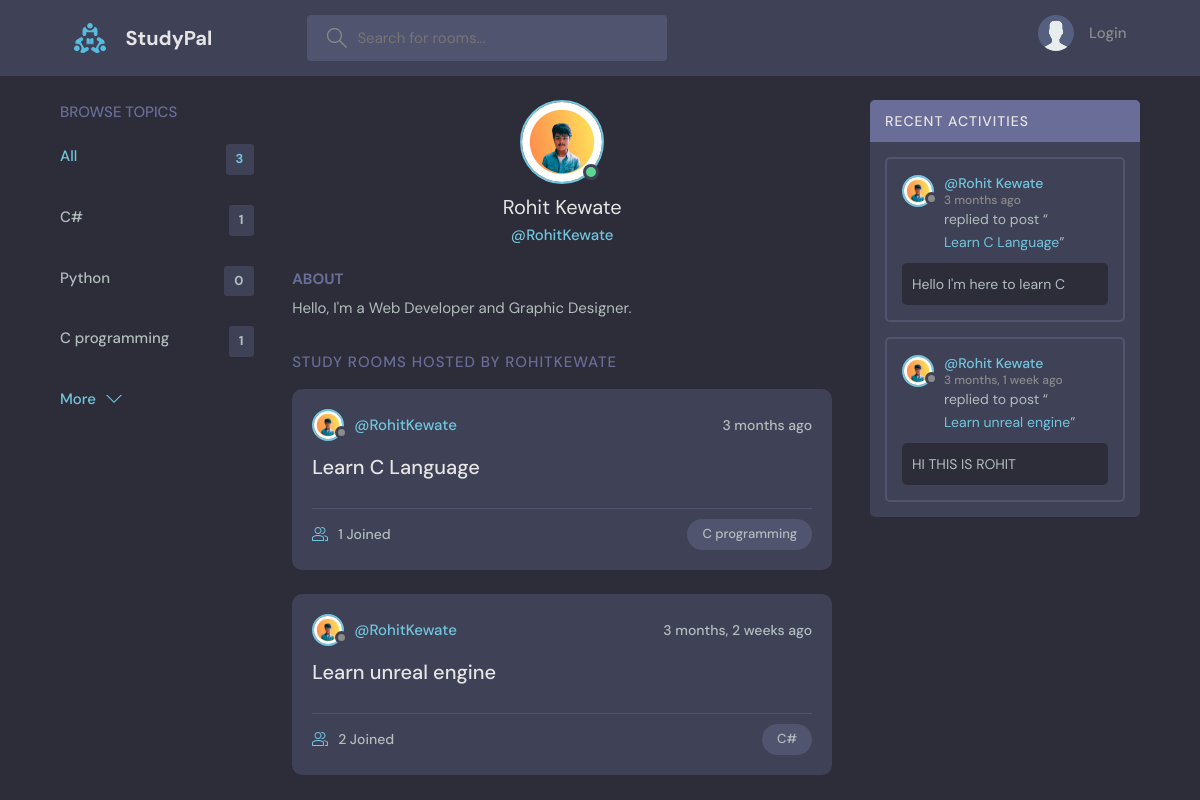
Page /profile/1/ on the committed database.
### base/models.py (models this page shows, shortened)
class Topic(models.Model):
    name= models.CharField(max_length=200)

class User(AbstractUser):
    name = models.CharField(max_length=200, null=True)
    email = models.EmailField(unique=True, null=True)
    bio = models.TextField(null=True)
    avatar = models.ImageField(null= True, default="avatar.svg",upload_to ='images/')
    USERNAME_FIELD = 'email'
    REQUIRED_FIELDS = []

class Room(models.Model):
    host = models.ForeignKey(User, on_delete=models.SET_NULL, null=True)
    topic = models.ForeignKey(Topic, on_delete=models.SET_NULL, null=True)
    name= models.CharField(max_length=200)
    description = models.TextField(null=True, blank=True)
    participants = models.ManyToManyField(User,related_name='participants', blank=True)
    updated = models.DateTimeField(auto_now=True)
    created = models.DateTimeField(auto_now_add=True)
    class Meta:
        ordering = ['-updated', 'created']
    def __str__(self):
        return self.name

class Message(models.Model):
    user = models.ForeignKey(User, on_delete=models.CASCADE)
    room = models.ForeignKey(Room, on_delete=models.CASCADE)
    body = models.TextField()
    updated = models.DateTimeField(auto_now=True)
    created = models.DateTimeField(auto_now_add=True)
    class Meta:
        ordering = ['-updated', 'created']
    def __str__(self):
        return self.body[0:50]

### base/views.py (the view)
# urls.py: path('profile/<str:pk>/', views.userProfile, name="user-profile-page"),
def userProfile(request,pk):
   user= User.objects.get(id=pk)
   rooms = user.room_set.all()
   room_messages = user.message_set.all()
   topics = Topic.objects.all()
   context = {'user':user,'rooms':rooms,'room_messages':room_messages,'topics':topics}
   return render(request,'base/profile.html',context)

### base/templates/base/profile.html (shortened to what this page needs)
{% extends 'base.html' %}
{% load static %}
{% block content %}
<main class="profile-page layout layout--3">
  <div class="container">
    {% include 'base/topics_component.html' %}
    <div class="roomList">
      <div class="profile">
        <div class="profile__avatar">
          <div class="avatar avatar--large active">
            <img src="{{ user.avatar.url }}" />
          </div>
        </div>
        <div class="profile__info">
          <h3>{{ user.name }}</h3>
          <p>@{{ user.username }}</p>
        </div>
        <div class="profile__about">
          <h3>About</h3>
          <p>
            {{ user.bio }}
          </p>
        </div>
      </div>
      <div class="roomList__header">
        <div>
          <h2>Study Rooms Hosted by  {{ user.username }}</a>
          </h2>
        </div>
      </div>
      {% include 'base/feed_component.html' %}
    </div>
    {% include 'base/activity_component.html' %}
  </div>
</main>
{% endblock content %}

### templates/base.html (shortened to what this page needs)
<!DOCTYPE html>
{% load static %}
<html lang="en">
  <head>
    <link rel="stylesheet" href="{% static 'styles/style.css' %}" />
  </head>
    <body>
        {% include 'navbar.html' %}
        {% block content %}
        {% endblock content %}
    </body>
</html>

### templates/navbar.html (shortened to what this page needs)
{% load static %}
<header class="header header--loggedIn">
    <div class="container">
      <a href="{% url 'home-page' %}" class="header__logo">
        <img src=" {% static 'images/logo.svg' %}" />
        <h1>StudyPal</h1>
      </a>
      <form class="header__search" method="GET" action="{% url 'home-page' %}">
        <label>
          <input type="text" name="q" placeholder="Search for rooms..." />
        </label>
      </form>
      <nav class="header__menu">
        {% if request.user.is_authenticated %}
        <div class="header__user">
          <a href="{% url 'user-profile-page' user.id  %}">
            <div class="avatar avatar--medium active">
              <img src="{{ request.user.avatar.url }}" />
            </div>
            <p>{{ request.user.name }} <span>@{{ request.user.username }}</span></p>
          </a>
          <button class="dropdown-button">
            <svg version="1.1" xmlns="http://www.w3.org/2000/svg" width="32" height="32" viewBox="0 0 32 32">
              <title>chevron-down</title>
              <path d="M16 21l-13-13h-3l16 16 16-16h-3l-13 13z"></path>
            </svg>
          </button>
        </div>
        {% else %}
        <a href="{% url 'login-page' %}">
          <img src="{% static 'images/avatar.svg' %}" />
          <p>Login</p>
        </a>
        {% endif %}
      </nav>
    </div>
</header>

### base/templates/base/topics_component.html
{% load static %}
<div class="topics">
    <div class="topics__header">
      <h2>Browse Topics</h2>
    </div>
    <ul class="topics__list">
      <li>
        <a href="{% url 'home-page' %}" class="active">All <span>{{ topics.count }}</span></a>
      </li>
      {% for topic in topics %}
      <li>
        <a href="{% url 'home-page' %}?q={{topic.name}}">{{ topic.name }}<span>{{ topic.room_set.all.count }}</span></a>
      </li>
      {% endfor %}
    </ul>
    <a class="btn btn--link" href="{% url 'topics-page' %}">
      More
      <svg version="1.1" xmlns="http://www.w3.org/2000/svg" width="32" height="32" viewBox="0 0 32 32">
        <title>chevron-down</title>
        <path d="M16 21l-13-13h-3l16 16 16-16h-3l-13 13z"></path>
      </svg>
    </a>
  </div>

### base/templates/base/feed_component.html (shortened to what this page needs)
{% load static %}
{% for room in rooms %}
<div class="roomListRoom">
    <div class="roomListRoom__header">
      <a href="{% url 'user-profile-page' user.id %}" class="roomListRoom__author">
        <div class="avatar avatar--small">
          <img src="{{ room.host.avatar.url }}" />
        </div>
        <span>@{{ room.host.username }}</span>
      </a>
      <div class="roomListRoom__actions">
        <span>{{ room.created|timesince }} ago</span>
      </div>
    </div>
    <div class="roomListRoom__content">
      <a href="{% url 'room-page' room.id %}">{{ room.name }}</a>
    </div>
    <div class="roomListRoom__meta">
      <a href="{% url 'room-page' room.id %}" class="roomListRoom__joined">
        {{ room.participants.all.count }} Joined
      </a>
      <p class="roomListRoom__topic">{{ room.topic.name }}</p>
    </div>
</div>
{% endfor %}

### base/templates/base/activity_component.html (shortened to what this page needs)
{% load static %}
<div class="activities">
    <div class="activities__header">
      <h2>Recent Activities</h2>
    </div>
    {% for message in room_messages %}
    <div class="activities__box">
      <div class="activities__boxHeader roomListRoom__header">
        <a href="{% url 'user-profile-page' message.user.id  %}" class="roomListRoom__author">
          <div class="avatar avatar--small">
            <img src="{{ message.user.avatar.url }}" />
          </div>
          <p>
            @{{ message.user.name }}
            <span>{{ message.created|timesince }} ago</span>
          </p>
        </a>
      </div>
      <div class="activities__boxContent">
        <p>replied to post “<a href="{% url 'room-page' message.room.id %}">{{ message.room }}</a>”</p>
        <div class="activities__boxRoomContent">
          {{ message }}
        </div>
      </div>
    </div>
    {% endfor %}
</div>

### rows in the picture
Topic: name "C#", room_set.all.count "1"
Topic: name "Python", room_set.all.count "0"
Topic: name "C programming", room_set.all.count "1"
User: avatar (picture), name "Rohit Kewate", username "RohitKewate", bio "Hello, I'm a Web Developer and Graphic Designer.", username "ROHITKEWATE"
Room: host.avatar (picture), host.username "RohitKewate", created "3 months", name "Learn C Language", participants.all.count "1", topic.name "C programming"
Room: host.avatar (picture), host.username "RohitKewate", created "3 months, 2 weeks", name "Learn unreal engine", participants.all.count "2", topic.name "C#"
Message: user.avatar (picture), user.name "Rohit Kewate", created "3 months", room "Learn C Language", body "Hello I'm here to learn C"
Message: user.avatar (picture), user.name "Rohit Kewate", created "3 months, 1 week", room "Learn unreal engine", body "HI THIS IS ROHIT"

### other values in the picture
{{ topics.count }} "3"
